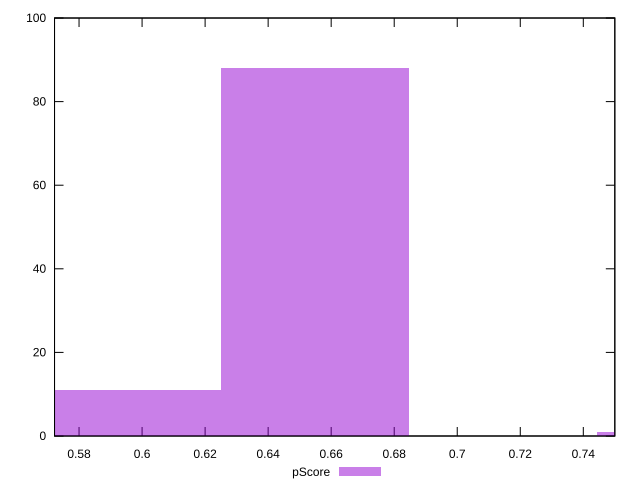

gnuplot code for this plot:
reset

$pScore <<EOF
0.5954232120853749 11
0.6549655332939123 88
0.7740501757109872 1
EOF

set key outside below
set boxwidth 0.05954232120853748
set xrange [0.5722222222222222:0.75]
set yrange [0:100]
set trange [0:100]
set style fill transparent solid 0.5 noborder
set terminal svg size 640, 490 enhanced background rgb 'white'
set output "report_00019_2021-02-10T18-14-37.922Z//uses-webp-images/samples/pages+cached+noadtech/pScore/histogram.svg"

plot $pScore title "pScore" with boxes

reset
